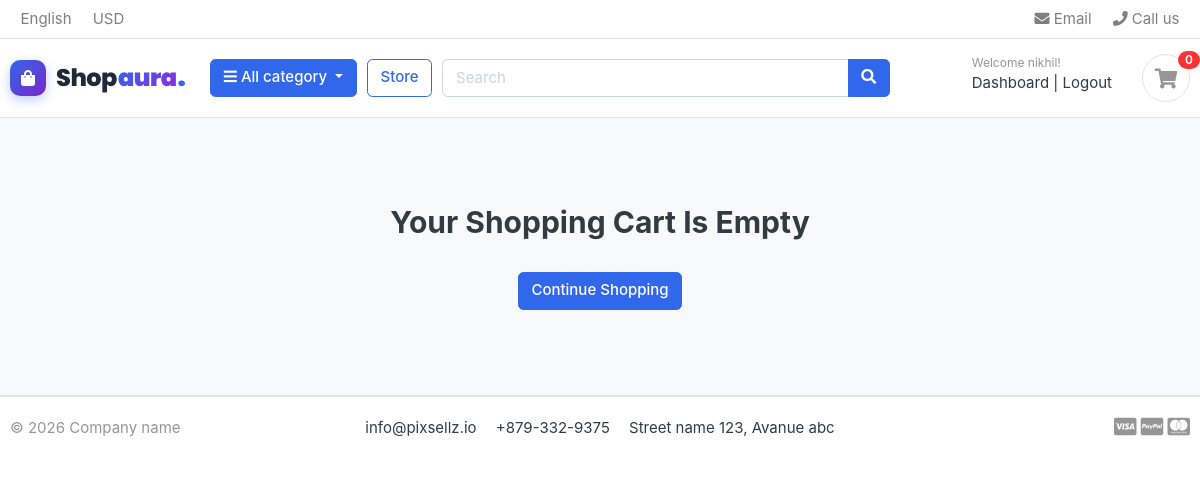
Page /cart/ (signed in) on the earlier database version.
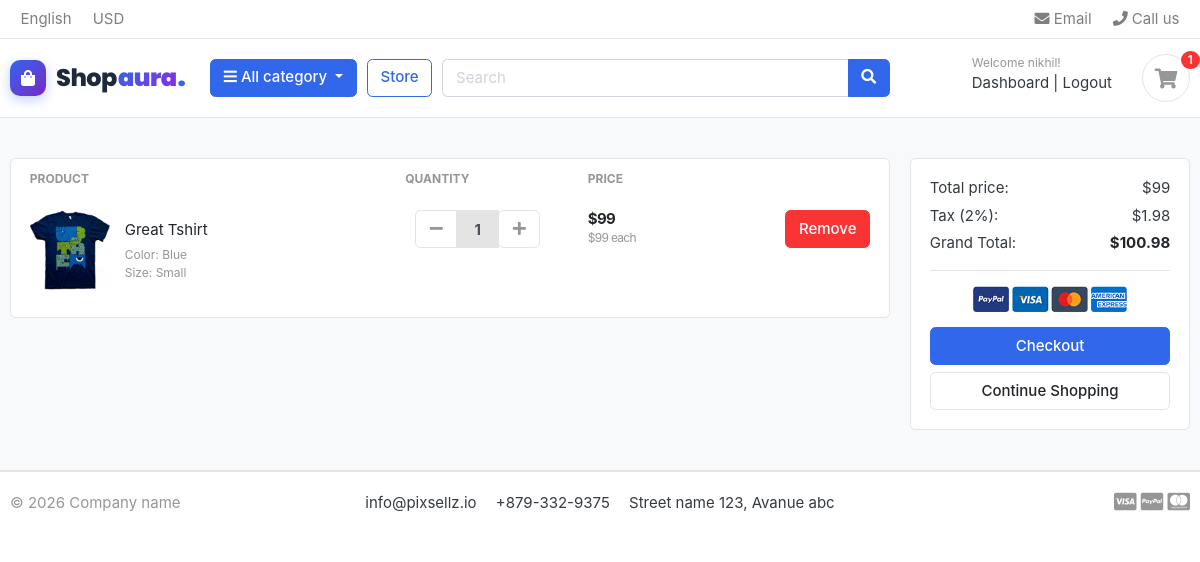
Same page on the later database version.
### accounts/models.py (models this page shows, shortened)
class Account(AbstractBaseUser):
    first_name   = models.CharField(max_length=50)
    last_name    = models.CharField(max_length=50)
    username     = models.CharField(max_length=50, unique=True)
    email        = models.EmailField(max_length=100, unique=True)
    phone_number = models.CharField(max_length=10)
    date_joined  = models.DateTimeField(auto_now_add=True)
    last_login   = models.DateTimeField(auto_now_add=True)
    is_admin     = models.BooleanField(default=False)
    is_staff     = models.BooleanField(default=False)
    is_active    = models.BooleanField(default=False)
    is_superadmin= models.BooleanField(default=False)
    USERNAME_FIELD  = 'email'
    REQUIRED_FIELDS = ['username', 'first_name', 'last_name']
    objects = MyAccountManager()

### carts/models.py (models this page shows, shortened)
class Cartitem(models.Model):
    user       = models.ForeignKey('accounts.Account', on_delete=models.CASCADE, null=True)
    product    = models.ForeignKey(Product, on_delete=models.CASCADE)
    variations = models.ManyToManyField(Variation, blank=True)
    cart       = models.ForeignKey(Cart, on_delete=models.CASCADE)
    quantity   = models.IntegerField()
    is_active  = models.BooleanField(default=True)
    def sub_total(self):
        return self.product.price * self.quantity

### store/models.py (models this page shows, shortened)
class Product(models.Model):
    product_name = models.CharField(max_length=200, unique=True)
    slug         = models.SlugField(max_length=200, unique=True)
    description  = models.TextField(max_length=500, blank=True)
    price        = models.IntegerField()
    images       = models.ImageField(upload_to='photos/products')
    stock        = models.IntegerField()
    is_available = models.BooleanField(default=True)
    category     = models.ForeignKey(Category, on_delete=models.CASCADE)
    created_date = models.DateTimeField(auto_now_add=True)
    modified_date= models.DateTimeField(auto_now=True)
    def get_url(self):
        return reverse('products_detail', args=[self.category.slug, self.slug])

class Variation(models.Model):
    product            = models.ForeignKey(Product, on_delete=models.CASCADE)
    variation_category = models.CharField(max_length=100, choices=variation_category_choice)
    variation_value    = models.CharField(max_length=100)
    is_active          = models.BooleanField(default=True)
    created_date       = models.DateTimeField(auto_now_add=True)
    objects = VariationManager()

### carts/views.py (the view)
# urls.py: path('', views.cart, name='cart'),
def cart(request, total=0, quantity=0, cart_items=None):
    tax = 0
    grand_total = 0
    try:
        if request.user.is_authenticated:
            cart_items = Cartitem.objects.filter(user=request.user, is_active=True)
        else:
            cart = Cart.objects.get(cart_id=_cart_id(request))
            cart_items = Cartitem.objects.filter(cart=cart, is_active=True)
        for cart_item in cart_items:
            total += (cart_item.product.price * cart_item.quantity)
            quantity += cart_item.quantity
        tax = (2 * total) / 100
        grand_total = total + tax
    except ObjectDoesNotExist:
        pass
    context = {
        'total': total,
        'quantity': quantity,
        'cart_items': cart_items,
        'tax': tax,
        'grand_total': grand_total,
    }
    return render(request, 'store/cart.html', context)

### carts/context_processors.py (called while the page is built)
def counter (request):
    cart_count = 0
    if 'admin' in request.path:
        return{}
    else:
        try:
            cart=Cart.objects.filter(cart_id=_cart_id(request))
            if request.user.is_authenticated:
                cart_items=Cartitem.objects.all().filter(user=request.user)
            else:
                cart_items=Cartitem.objects.all().filter(cart=cart[:1])
            for cart_item in cart_items:
                cart_count+=cart_item.quantity
        except Cart.DoesNotExist:
            cart_count=0
    return dict(cart_count=cart_count)

### carts/views.py (called while the page is built)
def _cart_id(request):
    cart = request.session.session_key
    if not cart:
        request.session.create()
        cart = request.session.session_key
    return cart

### category/context_processors.py (called while the page is built)
def menu_links(request):
    links = Category.objects.all()
    return dict(links=links)

### category/models.py (called while the page is built)
    def get_url(self):
        return reverse('products_by_category', args=[self.slug])

### templates/store/cart.html (shortened to what this page needs)
{% extends 'base.html' %}
{% load static %}
{% block content %}
<section class="section-content padding-y bg">
<div class="container">
{% if not cart_items %}
	<div class="text-center py-5">
		<h2>Your Shopping Cart Is Empty</h2>
		<br>
		<a href="{% url 'store' %}" class="btn btn-primary">Continue Shopping</a>
	</div>
{% else %}
<div class="row">
	<aside class="col-lg-9">
		<div class="card">
			<table class="table table-borderless table-shopping-cart">
				<thead class="text-muted">
					<tr class="small text-uppercase">
						<th scope="col">Product</th>
						<th scope="col" width="120">Quantity</th>
						<th scope="col" width="120">Price</th>
						<th scope="col" class="text-right" width="200"> </th>
					</tr>
				</thead>
				<tbody>
				{% for cart_item in cart_items %}
				<tr>
					<td>
						<figure class="itemside align-items-center">
							<div class="aside">
								<img src="{{ cart_item.product.images.url }}" class="img-sm" alt="{{ cart_item.product.product_name }}">
							</div>
							<figcaption class="info">
								<a href="{{ cart_item.product.get_url }}" class="title text-dark">{{ cart_item.product.product_name }}</a>
								<p class="text-muted small">
									{% if cart_item.variations.all %}
										{% for item in cart_item.variations.all %}
											{{ item.variation_category | capfirst }}: {{ item.variation_value | capfirst }}<br>
										{% endfor %}
									{% endif %}
								</p>
							</figcaption>
						</figure>
					</td>
					<td>
						<div class="col">
							<div class="input-group input-spinner">
								<div class="input-group-prepend">
									<a href="{% url 'remove_cart' cart_item.product.id cart_item.id %}" class="btn btn-light" type="button" id="button-minus">
										<i class="fa fa-minus"></i>
									</a>
								</div>
								<input type="text" class="form-control" value="{{ cart_item.quantity }}" readonly>
								<div class="input-group-append">
									<form action="{% url 'add_cart' cart_item.product.id %}" method="POST">
											<button  class="btn btn-light" type="submit" id="button-plus"><i class="fa fa-plus"></i></button>
									</form>
								</div>
							</div>
						</div>
					</td>
					<td>
						<div class="price-wrap">
							<var class="price">${{ cart_item.sub_total }}</var>
							<small class="text-muted">${{ cart_item.product.price }} each</small>
						</div>
					</td>
					<td class="text-right">
						<a href="{% url 'remove_cart_item' cart_item.product.id cart_item.id %}" onclick="return confirm('Are You Sure You Want To Delete This Item?')" class="btn btn-danger">Remove</a>
					</td>
				</tr>
				{% endfor %}
				</tbody>
			</table>
		</div>
	</aside>
	<aside class="col-lg-3">
		<div class="card">
			<div class="card-body">
				<dl class="dlist-align">
					<dt>Total price:</dt>
					<dd class="text-right">${{ total }}</dd>
				</dl>
				<dl class="dlist-align">
					<dt>Tax (2%):</dt>
					<dd class="text-right">${{ tax }}</dd>
				</dl>
				<dl class="dlist-align">
					<dt>Grand Total:</dt>
					<dd class="text-right text-dark b"><strong>${{ grand_total }}</strong></dd>
				</dl>
				<hr>
				<p class="text-center mb-3">
					<img src="{% static './images/misc/payments.png' %}" height="26" alt="Payment Methods">
				</p>
				<a href="{% url 'checkout' %}" class="btn btn-primary btn-block">Checkout</a>
				<a href="{% url 'store' %}" class="btn btn-light btn-block">Continue Shopping</a>
			</div>
		</div>
	</aside>
</div>
{% endif %}
</div>
</section>
{% endblock %}

### templates/base.html (shortened to what this page needs)
{% load static %}
<!DOCTYPE HTML>
<html lang="en">
<head>
<link href="{% static 'css/bootstrap.css' %}" rel="stylesheet" type="text/css"/>
<link href="{% static 'fonts/fontawesome/css/all.min.css' %}" type="text/css" rel="stylesheet">
<link href="{% static 'css/ui.css' %}" rel="stylesheet" type="text/css"/>
<link href="{% static 'css/responsive.css' %}" rel="stylesheet" media="only screen and (max-width: 1200px)" />
</head>
<body>
 {% include 'includes/navbar.html' %}
{% block content %}{% endblock %}
 {% include 'includes/footer.html' %}
</body>
</html>

### templates/includes/navbar.html (shortened to what this page needs)
<header class="section-header">
	<nav class="navbar p-md-0 navbar-expand-sm navbar-light border-bottom">
		<div class="container">
			<div class="collapse navbar-collapse" id="navbarTop4">
				<ul class="navbar-nav mr-auto">
					<li class="nav-item dropdown">
						<a href="#" class="nav-link"> English </a>
					</li>
					<li class="nav-item dropdown">
						<a href="#" class="nav-link"> USD </a>
					</li>
				</ul>
				<ul class="navbar-nav">
					<li><a href="#" class="nav-link"> <i class="fa fa-envelope"></i> Email </a></li>
					<li><a href="#" class="nav-link"> <i class="fa fa-phone"></i> Call us </a></li>
				</ul>
			</div>
		</div>
	</nav>
	<section class="header-main border-bottom">
		<div class="container">
			<div class="row align-items-center">
				<div class="col-lg-2 col-md-3 col-6">
					<a href="{% url 'home' %}" class="brand-wrap brand-logo-wrap">
						<span class="brand-icon">
							<i class="fa fa-shopping-bag"></i>
						</span>
						<span class="brand-text">
							Shop<span class="brand-aura">aura</span><span class="brand-dot">.</span>
						</span>
					</a>
				</div>
				<div class="col-lg col-sm col-md col-6 flex-grow-0">
					<div class="category-wrap dropdown d-inline-block float-right">
						<button type="button" class="btn btn-primary dropdown-toggle" data-toggle="dropdown">
							<i class="fa fa-bars"></i> All category
						</button>
					</div>
				</div>
				<a href="{% url 'store' %}" class="btn btn-outline-primary">Store</a>
				<div class="col-lg col-md-6 col-sm-12 col">
					<form action="{% url 'search' %}" class="search" method="GET">
						<div class="input-group w-100">
							<input type="text" class="form-control" style="width:60%;" placeholder="Search" name="keyword">
							<div class="input-group-append">
								<button class="btn btn-primary" type="submit">
									<i class="fa fa-search"></i>
								</button>
							</div>
						</div>
					</form>
				</div>
				<div class="col-lg-3 col-sm-6 col-8 order-2 order-lg-3">
					<div class="d-flex justify-content-end mb-3 mb-lg-0">
						{% if user.id is None %}
						<div class="widget-header">
							<small class="title text-muted">Welcome guest!</small>
							<div>
								<a href="{% url 'signin' %}">Sign in</a> <span class="dark-transp"> | </span>
								<a href="{% url 'register' %}">Register</a>
							</div>
						</div>
						{% else %}
						<div class="widget-header">
							<small class="title text-muted">Welcome {{ user.first_name }}!</small>
							<div>
								<a href="{% url 'dashboard' %}">Dashboard</a> <span class="dark-transp"> | </span>
								<a href="{% url 'logout' %}">Logout</a>
							</div>
						</div>
						{% endif %}
						<a href="{% url 'cart' %}" class="widget-header pl-3 ml-3">
							<div class="icon icon-sm rounded-circle border"><i class="fa fa-shopping-cart"></i></div>
							<span class="badge badge-pill badge-danger notify">{{ cart_count }}</span>
						</a>
					</div>
				</div>
			</div>
		</div>
	</section>
</header>

### templates/includes/footer.html
<footer class="section-footer border-top">
	<div class="container">
		<section class="footer-bottom border-top row">
			<div class="col-md-2">
				<p class="text-muted"> &copy 2026 Company name </p>
			</div>
			<div class="col-md-8 text-md-center">
				<span  class="px-2">info@pixsellz.io</span>
				<span  class="px-2">+879-332-9375</span>
				<span  class="px-2">Street name 123, Avanue abc</span>
			</div>
			<div class="col-md-2 text-md-right text-muted">
				<i class="fab fa-lg fa-cc-visa"></i>
				<i class="fab fa-lg fa-cc-paypal"></i>
				<i class="fab fa-lg fa-cc-mastercard"></i>
			</div>
		</section>
	</div>
</footer>

### shopaura/static/css/ui.css (style rules this page uses)
html { font-family: "Inter", sans-serif; font-size: 15px; }
.price-wrap { letter-spacing: -0.7px; }
.icon-xs, .icon-sm, .icon-md, .icon-lg { display: inline-block; text-align: center; flex-shrink: 0; flex-grow: 0; }
.icon-sm { width: 48px; height: 48px; line-height: 48px !important; font-size: 20px; }
.img-xs, .img-sm, .img-md, .img-lg { -o-object-fit: cover; object-fit: cover; flex-shrink: 0; flex-grow: 0; }
.img-sm { width: 80px; height: 80px; }
.padding-y { padding-top: 40px; padding-bottom: 40px; }
var { font-style: normal; }
figure { margin-bottom: 0; }
.bg { background-color: #f8f9fa; }
.b { font-weight: 600; }
p:last-child { margin-bottom: 0; }
.header-main { position: relative; padding-top: 1rem; padding-bottom: 1rem; }
.brand-logo-wrap { display: inline-flex; align-items: center; text-decoration: none !important; gap: 10px; padding: 2px 0; transition: all 0.25s ease; }
.brand-logo-wrap .brand-icon { display: inline-flex; align-items: center; justify-content: center; width: 36px; height: 36px; border-radius: 10px; background: linear-gradient(135deg, #3167eb 0%, #7928ca 100%); color: #ffffff; font-size: 16px; box-shadow: 0 4px 12px rgba(49, 103, 235, 0.3); transition: transform 0.3s cubic-bezier(0.34, 1.56, 0.64, 1), box-shadow 0.3s ease; flex-shrink: 0; }
.brand-logo-wrap .brand-text { font-family: 'Poppins', -apple-system, BlinkMacSystemFont, 'Segoe UI', Roboto, sans-serif; font-size: 24px; font-weight: 800; line-height: 1; letter-spacing: -0.5px; color: #1e293b; display: inline-flex; align-items: baseline; white-space: nowrap; user-select: none; }
.brand-logo-wrap .brand-aura { background: linear-gradient(135deg, #3167eb 0%, #8a2be2 100%); -webkit-background-clip: text; -webkit-text-fill-color: transparent; background-clip: text; font-weight: 900; margin-left: 1px; transition: filter 0.3s ease; }
.brand-logo-wrap .brand-dot { color: #3167eb; font-size: 26px; line-height: 0; font-weight: 900; margin-left: 1px; }
.widget-header { display: inline-block; vertical-align: middle; position: relative; }
.widget-header a { color: #343a40; }
.widget-header i { color: #969696; }
.widget-header .title { display: block; }
.widget-header .notify { position: absolute; top: -3px; right: -10px; }
.footer-bottom { padding-top: 20px; padding-bottom: 20px; }
.btn-light { background-color: #fff; border-color: #e4e4e4; }
.btn-light i { color: #969696; }
.itemside { position: relative; display: flex; width: 100%; }
.itemside .aside { position: relative; flex-shrink: 0; }
.itemside .info { padding-left: 15px; padding-right: 7px; }
.itemside p { margin-bottom: 0; }
.itemside .title { display: block; margin-bottom: 5px; color: #212529; }
[class*=dlist-] { margin-bottom: 5px; }
[class*=dlist-] dd { margin-bottom: 0; }
.dlist-align { display: flex; }
.dlist-align dt { width: 150px; word-wrap: break-word; font-weight: normal; }
.dlist-align dd { flex-grow: 1; }
.notify { position: absolute; top: -4px; right: -10px; display: inline-block; padding: 0.25em 0.6em; font-size: 12px; line-height: 1; text-align: center; border-radius: 3rem; color: #fff; background-color: #fa3434; }
.price { font-weight: 600; color: #212529; }
.input-spinner { width: 125px; flex-wrap: nowrap; display: inline-flex; vertical-align: middle; }
.input-spinner input.form-control { text-align: center; max-width: 46px; font-weight: bold; flex-basis: 46px; border-color: #e4e4e4; flex-grow: 0; }
.input-spinner .btn { width: 42px; text-align: center; padding-left: 0.5rem; padding-right: 0.5rem; }
.table-shopping-cart.table td, .table-shopping-cart.table th { padding-left: 1.25rem; padding-right: 1.25rem; }
.table-shopping-cart .price-wrap { line-height: 1.2; }
.table-shopping-cart .price { font-weight: bold; margin-right: 5px; display: block; }

Differences in the rows shown:
added Cartitem: product.images (picture), product.product_name "Great Tshirt", quantity "1", sub_total "99", product.price "99"
added Variation: variation_category "Color", variation_value "Blue"
added Variation: variation_category "Size", variation_value "Small"
Other differences:
{{ cart_count }}: "0" → "1"
{{ total }}: (not shown) → "99"
{{ tax }}: (not shown) → "1.98"
{{ grand_total }}: (not shown) → "100.98"
text no longer shown: "Your Shopping Cart Is Empty"
text now shown: "PRODUCT QUANTITY PRICE Total price: $ Tax (2%): $ Grand Total: $ Checkout"
